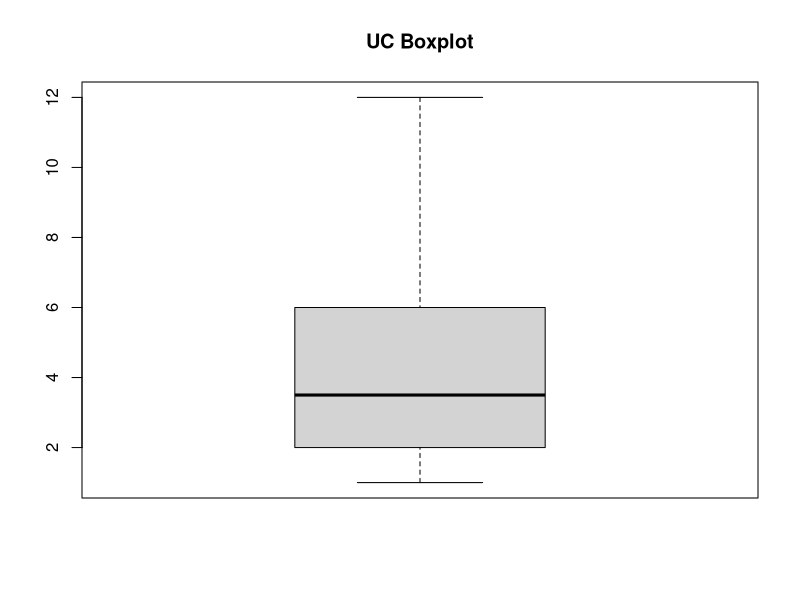

R code for this plot:
uc_eff <- c(1.3, 8.0, 2.7, 2.7, 6.7, 9.3, 2.7, 5.3, 2.7, 16.0, 4.0, 
          2.7, 4.0, 14.7, 5.3, 6.7, 4.0, 2.7, 4.0, 13.3, 2.7, 6.7, 
          13.3, 5.3, 2.7, 10.7)
uc_eff <- c(2.7, 1.3, 10.7, 13.3, 8.0, 10.7, 8.0, 13.3, 9.3, 8.0, 
            9.3, 8.0, 4.0, 10.7, 6.7, 6.7, 5.3, 5.3, 4.0, 5.3, 
            2.7, 5.3, 5.3, 5.3, 13.3, 7.3)
uc_rate <- c(0.03, 0.16, 0.05, 0.05, 0.13, 0.18, 0.05, 0.11, 0.05, 
             0.32, 0.08, 0.05, 0.08, 0.29, 0.11, 0.13, 0.08, 0.05, 
             0.08, 0.26, 0.05, 0.13, 0.26, 0.11, 0.05, 0.21)
cl_rate <- c(0.05, 0.03, 0.21, 0.26, 0.16, 0.21, 0.16, 0.26, 0.18,
             0.16, 0.18, 0.16, 0.08, 0.21, 0.13, 0.13, 0.11, 0.11, 
             0.08, 0.11, 0.05, 0.11, 0.11, 0.11, 0.26, 0.1448)


UC = c(1, 6, 2, 2, 5, 7, 2, 4, 2, 12, 3, 2, 3, 11, 4, 5, 3, 2, 3, 10, 2, 5, 10, 4, 2, 8)
CL = c(2, 1, 8, 10, 6, 8, 6, 10, 7, 6, 7, 6, 3, 8, 5, 5, 4, 4, 3, 4, 2, 4, 4, 4, 10, 5.48)
m = mean(CL)

#box_data <- data.frame(UC, CL)
#boxplot(box_data)
boxplot(UC, main = "UC Boxplot")
#boxplot(CL, main = "CL Boxplot")


#ks.test(UC, "pnorm")
shapiro.test(UC)
#ks.test(CL, "pnorm")
shapiro.test(CL)
#qqnorm(UC, main="Use Case Q-Q"); qqline(UC, col = 2,lwd=2,lty=2)
#qqnorm(CL, main="Checklist Q-Q"); qqline(CL, col = 2,lwd=2,lty=2)

#wilcox.test(UC, CL) 
#wilcox.test(x,z, paired=TRUE)
